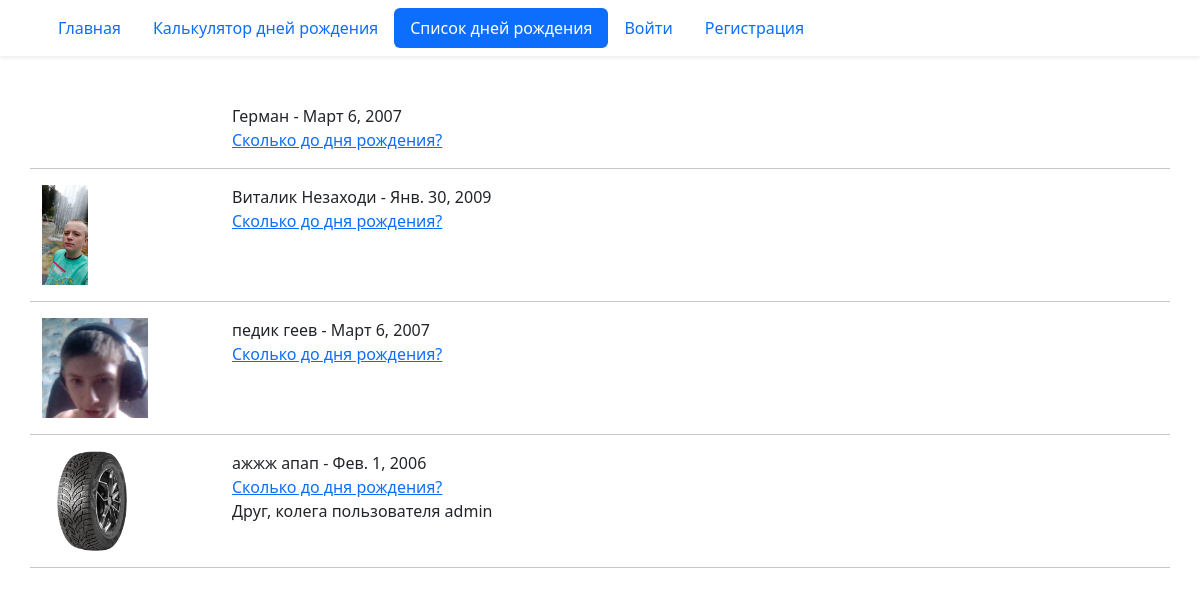
The app's page /birthday/list/ with its own data.
### birthday/models.py (models this page shows, shortened)
class Birthday(models.Model):
    first_name = models.CharField('Имя', max_length=20)
    last_name = models.CharField(
        'Фамилия',
        max_length=20,
        blank=True,
        help_text='Необязательное поле'
    )
    birthday = models.DateField('Дата рождения', validators=(real_age,))
    image = models.ImageField('Фото', upload_to='birthdays_images', blank=True)
    author = models.ForeignKey(
        User,
        verbose_name='Автор записи',
        on_delete=models.CASCADE,
        null=True
    )
    tag = models.ManyToManyField(
        Tag,
        verbose_name='Теги',
        blank=True,
        help_text='Удерживаете Ctrl для выбора нескольких вариантов'
    )
    class Meta:
        constraints = (models.UniqueConstraint(
            fields=('first_name', 'last_name', 'birthday'),
            name='Unique person constraint'
            ),
        )

class Tag(models.Model):
    tag = models.CharField('Тег', max_length=20)
    def __str__(self) -> str:
        return self.tag

### birthday/views.py (the view)
# urls.py: path('list/', views.BirthdayListView.as_view(), name='list'),
class BirthdayListView(ListView):
    model = Birthday
    queryset = Birthday.objects.prefetch_related(
        'tag'
    ).select_related('author')
    ordering = 'id'
    paginate_by = 10

### templates/birthday/birthday_list.html (shortened to what this page needs)
{% extends "base.html" %}
{% block content %}
  {% for birthday in page_obj %}
    <div class="row">
      <div class="col-2">
        {% if birthday.image %}
          <img src="{{ birthday.image.url }}" height="100">
        {% endif %}
      </div>
      <div class="col-10">
        <div>
          {{ birthday.first_name }} {{ birthday.last_name }} - {{ birthday.birthday }}<br>
          <a href="{% url 'birthday:detail' birthday.id %}">Сколько до дня рождения?</a>
        </div>
        <div>
          {% with all_tags=birthday.tag.all %}
            {% if all_tags %}
              {{ all_tags|join:", "|lower|capfirst }}
              пользователя {{ birthday.author.username }}
            {% endif %}
          {% endwith %}
        </div>
      </div>
      {% if not foorloop.last %}
        <hr class="mt-3">
      {% endif %}
    </div>
  {% endfor %}
{% endblock content %}

### templates/base.html (shortened to what this page needs)
<!DOCTYPE html>
<html lang="ru">
  <head>
    {% load django_bootstrap5 %}
    {% bootstrap_css %}
  </head>
  <body>
    {% include "includes/header.html" %}
    <div class="container pt-5">
      {% block content %}{% endblock %}
    </div>
  </body>
</html>

### templates/includes/header.html
<header>
  <nav class="navbar shadow-sm">
    <div class="container">
      {% with request.resolver_match.view_name as view_name %}
        <ul class="nav nav-pills">
          <li class="nav-item">
            <a class="nav-link {% if view_name == 'pages:homepage' %} active {% endif %}"
              href="{% url 'pages:homepage' %}">
              Главная
            </a>
          </li>
          <li class="nav-item">
            <a class="nav-link {% if view_name == 'birthday:create' %} active {% endif %}"
              href="{% url 'birthday:create' %}">
              Калькулятор дней рождения
            </a>
          </li>
          <li class="nav-item">
            <a class="nav-link {% if view_name == 'birthday:list' %} active {% endif %}" href="{% url 'birthday:list' %}">
              Cписок дней рождения
            </a>
          </li>
          {% if user.is_authenticated %}
          <span class="navbar-text">Пользователь: <b>{{ user.username }}</b></span>
          <li class="nav-item">
            <a class="nav-link{% if view_name == 'password_change' %} active {% endif %}"
              href="{% url 'password_change' %}">Изменить пароль</a>
          </li>
          <li class="nav-item">
            <a class="nav-link" href="{% url 'logout' %}">Выйти</a>
          </li>
          {% else %}
          <li class="nav-item">
            <a class="nav-link{% if view_name == 'login' %} active {% endif %}" href="{% url 'login' %}">Войти</a>
          </li>
          <li class="nav-item">
            <a class="nav-link{% if view_name == 'registration' %} active {% endif %}" href="{% url 'registration' %}">Регистрация</a>
          </li>
          {% endif %}
        </ul>
      {% endwith %}
    </div>
  </nav>
</header>

### records on screen
Birthday: first_name "Герман", birthday "Март 6, 2007"
Birthday: image (picture), first_name "Виталик", last_name "Незаходи", birthday "Янв. 30, 2009"
Birthday: image (picture), first_name "педик", last_name "геев", birthday "Март 6, 2007"
Birthday: image (picture), first_name "ажжж", last_name "апап", birthday "Фев. 1, 2006", tag.all "Друг, колега", author.username "admin"
